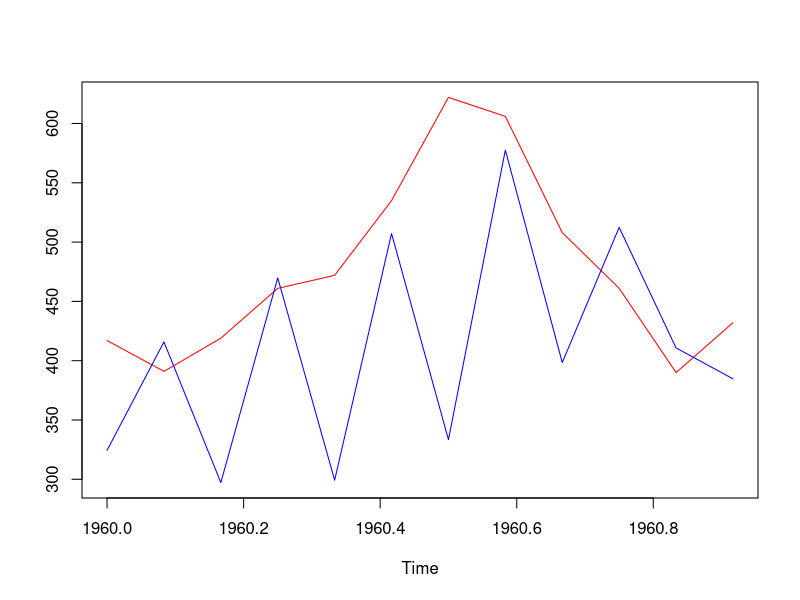

R code for this plot:
#this code is used to understand to compare the predicted and actual values for predict_nnar.r code. It reads the text from files 'predicted_nnetar' and 'actual_nnetar' 
#which contains the values for predicted and actual from 1960 to 1961.
#the image is called image_plot_tseries.png

#read the value from tables
c <- read.table('predicted_nnetar.txt')
d <- read.table('actual_nnetar.txt')

#convert to time series object
myts1 <- ts(c,start=c(1960,1),frequency=12)
myts2 <- ts(d,start=c(1960,1),frequency=12)


#plot 

ts.plot(myts2,myts1,gpars=list(col=c('red','blue')))